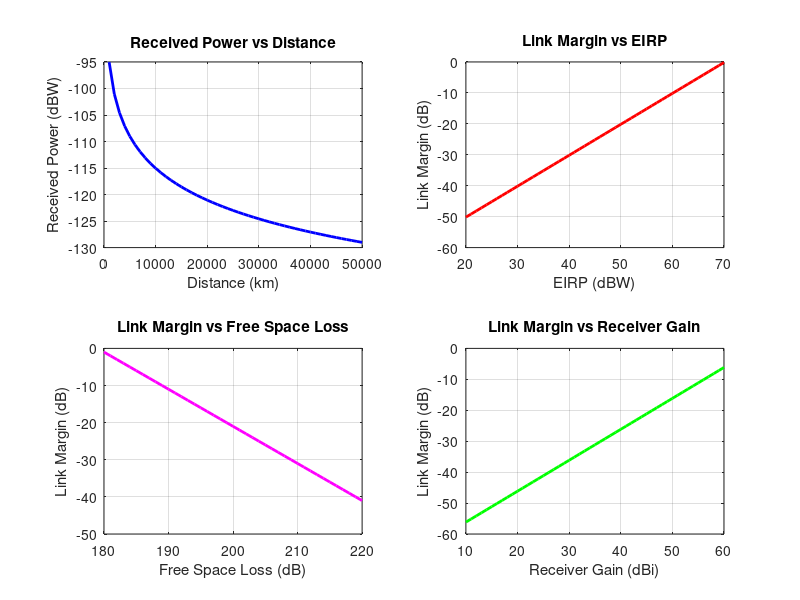

Write the MATLAB code that produced this figure.
clc;
clear;
close all;

d = 36000;
f_u = 14;
f_d = 12;
T = 500;
k = 1.38e-23;
Latm = 2;
Lmisc = 1;
Pr_req = -100;

Pt_u = 20;
Gt_u = 45;
Gr_u = 35;
Ltx_u = 2;
Lrx_u = 1;

Pt_d = 10;
Gt_d = 35;
Gr_d = 40;
Ltx_d = 1;
Lrx_d = 2;

N0 = 10*log10(k*T);

EIRP_u = Pt_u + Gt_u - Ltx_u;
LFS_u = 92.45 + 20*log10(f_u) + 20*log10(d);
Pr_u = EIRP_u + Gr_u - LFS_u - Lrx_u - Latm - Lmisc;
CN0_u = Pr_u - N0;
LM_u = Pr_u - Pr_req;

EIRP_d = Pt_d + Gt_d - Ltx_d;
LFS_d = 92.45 + 20*log10(f_d) + 20*log10(d);
Pr_d = EIRP_d + Gr_d - LFS_d - Lrx_d - Latm - Lmisc;
CN0_d = Pr_d - N0;
LM_d = Pr_d - Pr_req;

fprintf('\n       UPLINK       DOWNLINK\n');
fprintf('EIRP   %8.2f      %8.2f\n', EIRP_u, EIRP_d);
fprintf('LFS    %8.2f      %8.2f\n', LFS_u, LFS_d);
fprintf('Pr     %8.2f      %8.2f\n', Pr_u, Pr_d);
fprintf('C/N0   %8.2f      %8.2f\n', CN0_u, CN0_d);
fprintf('LM     %8.2f      %8.2f\n', LM_u, LM_d);

distance = 1000:1000:50000;
Pr = EIRP_d + Gr_d - ...
    (92.45 + 20*log10(f_d) + 20*log10(distance) ...
    + Lrx_d + Latm + Lmisc);

subplot(2,2,1);
plot(distance,Pr,'b','LineWidth',2);
grid on;
title('Received Power vs Distance');
xlabel('Distance (km)');
ylabel('Received Power (dBW)');

E = 20:70;
LM1 = E + Gr_d - LFS_d - Lrx_d - Latm - Lmisc - Pr_req;

subplot(2,2,2);
plot(E,LM1,'r','LineWidth',2);
grid on;
title('Link Margin vs EIRP');
xlabel('EIRP (dBW)');
ylabel('Link Margin (dB)');

L = 180:220;
LM2 = EIRP_d + Gr_d - L - Lrx_d - Latm - Lmisc - Pr_req;

subplot(2,2,3);
plot(L,LM2,'m','LineWidth',2);
grid on;
title('Link Margin vs Free Space Loss');
xlabel('Free Space Loss (dB)');
ylabel('Link Margin (dB)');

G = 10:60;
LM3 = EIRP_d + G - LFS_d - Lrx_d - Latm - Lmisc - Pr_req;

subplot(2,2,4);
plot(G,LM3,'g','LineWidth',2);
grid on;
title('Link Margin vs Receiver Gain');
xlabel('Receiver Gain (dBi)');
ylabel('Link Margin (dB)');
